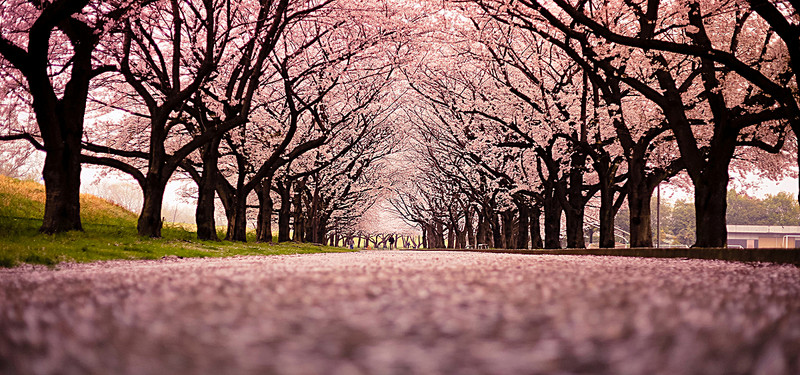
#> input picture cherry.jpeg, 800 x 375 px
$ python colorz.py cherry.jpeg
#> lines starting #> are read from the running program, lines starting #| are printed output that depends on the picture
import os
import webbrowser
from sys import exit
from io import BytesIO
from tempfile import NamedTemporaryFile
from argparse import ArgumentParser
from PIL import Image
from numpy import array
from scipy.cluster.vq import kmeans
from colorsys import rgb_to_hsv, hsv_to_rgb

DEFAULT_NUM_COLORS = 6
DEFAULT_MINV = 170
DEFAULT_MAXV = 200
DEFAULT_BOLD_ADD = 50
DEFAULT_FONT_SIZE = 1
DEFAULT_BG_COLOR = '#272727'

THUMB_SIZE = (200, 200)
SCALE = 256.0

#good job
# this is a demo comment

def down_scale(x):
    return x / SCALE

def up_scale(x):
    return int(x * SCALE)

def hexify(rgb):
    return '#%s' % ''.join('%02x' % p for p in rgb)

def get_colors(img):
    #Returns a list of all the image's colors.
    w, h = img.size
    return [color[:3] for count, color in img.convert('RGB').getcolors(w * h)]

def clamp(color, min_v, max_v):
    #Clamps a color such that the value is between min_v and max_v.
    h, s, v = rgb_to_hsv(*map(down_scale, color))
    min_v, max_v = map(down_scale, (min_v, max_v))
    v = min(max(min_v, v), max_v)
    return tuple(map(up_scale, hsv_to_rgb(h, s, v)))

def order_by_hue(colors):
    #Orders colors by hue.
    hsvs = [rgb_to_hsv(*map(down_scale, color)) for color in colors]
    hsvs.sort(key=lambda t: t[0])
    return [tuple(map(up_scale, hsv_to_rgb(*hsv))) for hsv in hsvs]

def brighten(color, brightness):
    #Adds or subtracts value to a color.
    h, s, v = rgb_to_hsv(*map(down_scale, color))
    return tuple(map(up_scale, hsv_to_rgb(h, s, v + down_scale(brightness))))

def colorz(fd, n=DEFAULT_NUM_COLORS, min_v=DEFAULT_MINV, max_v=DEFAULT_MAXV,
           bold_add=DEFAULT_BOLD_ADD, order_colors=True):
    """
    Get the n most dominant colors of an image.
    Clamps value to between min_v and max_v.
    Creates bold colors using bold_add.
    Total number of colors returned is 2*n, optionally ordered by hue.
    Returns as a list of pairs of RGB triples.
    For terminal colors, the hue order is:
    red, yellow, green, cyan, blue, magenta
    """
#> called with n = 6, min_v = 170, max_v = 200, bold_add = 50, order_colors = True
    img = Image.open(fd)
#> img is the input picture: PIL image 800x375 RGB; mean R, G, B 133.4, 96.7, 92.4
    img.thumbnail(THUMB_SIZE)
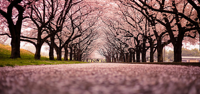
#> img: PIL image 200x94 RGB; mean R, G, B 133.7, 97, 92.7

    obs = get_colors(img)
#> obs = 15555 items, first 6: (255, 255, 255), (1, 0, 0), (252, 255, 255), (110, 70, 75), (11, 1, 0), (2, 1, 0)
    clamped = [clamp(color, min_v, max_v) for color in obs]
#> clamped = 15555 items, first 6: (200, 200, 200), (170, 0, 0), (197, 200, 200), (170, 108, 115), (170, 15, 0), (170, 85, 0)
    clusters, _ = kmeans(array(clamped).astype(float), n)
#> clusters = [[172.3, 123.9, 124.1], [170, 71.97, 57.64], [172.2, 144.8, 24.03], [170.3, 105.2, 104.3], [199.5, 170.2, 166], [195.8, 146, 140.7]]
    colors = order_by_hue(clusters) if order_colors else clusters
#> in order_by_hue, `hsvs = [rgb_to_hsv(*map(down_scale, color)) for color in colors]`: hsvs = [(0.999, 0.281, 0.673), (0.0213, 0.661, 0.664), (0.136, 0.86, 0.672), (0.00237, 0.388, 0.665), (0.0206, 0.168, 0.779), (0.0159, 0.281, 0.765)]
#> colors = [(170, 105, 104), (195, 145, 140), (199, 170, 166), (170, 71, 57), (172, 144, 24), (172, 123, 124)]
    return list(zip(colors, [brighten(c, bold_add) for c in colors]))


def parse_args():
    parser = ArgumentParser(description=__doc__)

    parser.add_argument('image',
                        help="""
                        the image file or url to generate from.
                        """,
                        type=str)

    parser.add_argument('-n',
                        help="""
                        number of colors to generate (excluding bold).
                        Default: %s
                        """ % DEFAULT_NUM_COLORS,
                        dest='num_colors',
                        type=int,
                        default=DEFAULT_NUM_COLORS)

    parser.add_argument('--minv',
                        help="""
                        minimum value for the colors.
                        Default: %s
                        """ % DEFAULT_MINV,
                        type=int,
                        default=DEFAULT_MINV)

    parser.add_argument('--maxv',
                        help="""
                        maximum value for the colors.
                        Default: %s
                        """ % DEFAULT_MAXV,
                        type=int,
                        default=DEFAULT_MAXV)

    parser.add_argument('--bold',
                        help="""
                        how much value to add for bold colors.
                        Default: %s
                        """ % DEFAULT_BOLD_ADD,
                        type=int,
                        default=DEFAULT_BOLD_ADD)

    return parser.parse_args()


def main():
    args = parse_args()

    # Open local file or online file
    img_fd = open(args.image, 'rb')

    colors = colorz(img_fd, args.num_colors, args.minv, args.maxv, args.bold)
#> colors = [((170, 105, 104), (220, 135, 134)), ((195, 145, 140), (245, 182, 175)), ((199, 170, 166), (249, 212, 207)), ((170, 71, 57), (220, 91, 73)), ((172, 144, 24), (222, 185, 30)), ((172, 123, 124), (222, 158, 160))]

    for pair in colors:
        print('%s %s' % tuple(map(hexify, pair)))
#> this loop made 6 passes
#> pair on passes 1 to 6: ((170, 105, 104), (220, 135, 134)), ((195, 145, 140), (245, 182, 175)), ((199, 170, 166), (249, 212, 207)), ((170, 71, 57), (220, 91, 73)), ((172, 144, 24), (222, 185, 30)), ((172, 123, 124), (222, 158, 160))
#| #aa6968 #dc8786
#| #c3918c #f5b6af
#| #c7aaa6 #f9d4cf
#| #aa4739 #dc5b49
#| #ac9018 #deb91e
#| #ac7b7c #de9ea0

if __name__ == '__main__':
    main()
